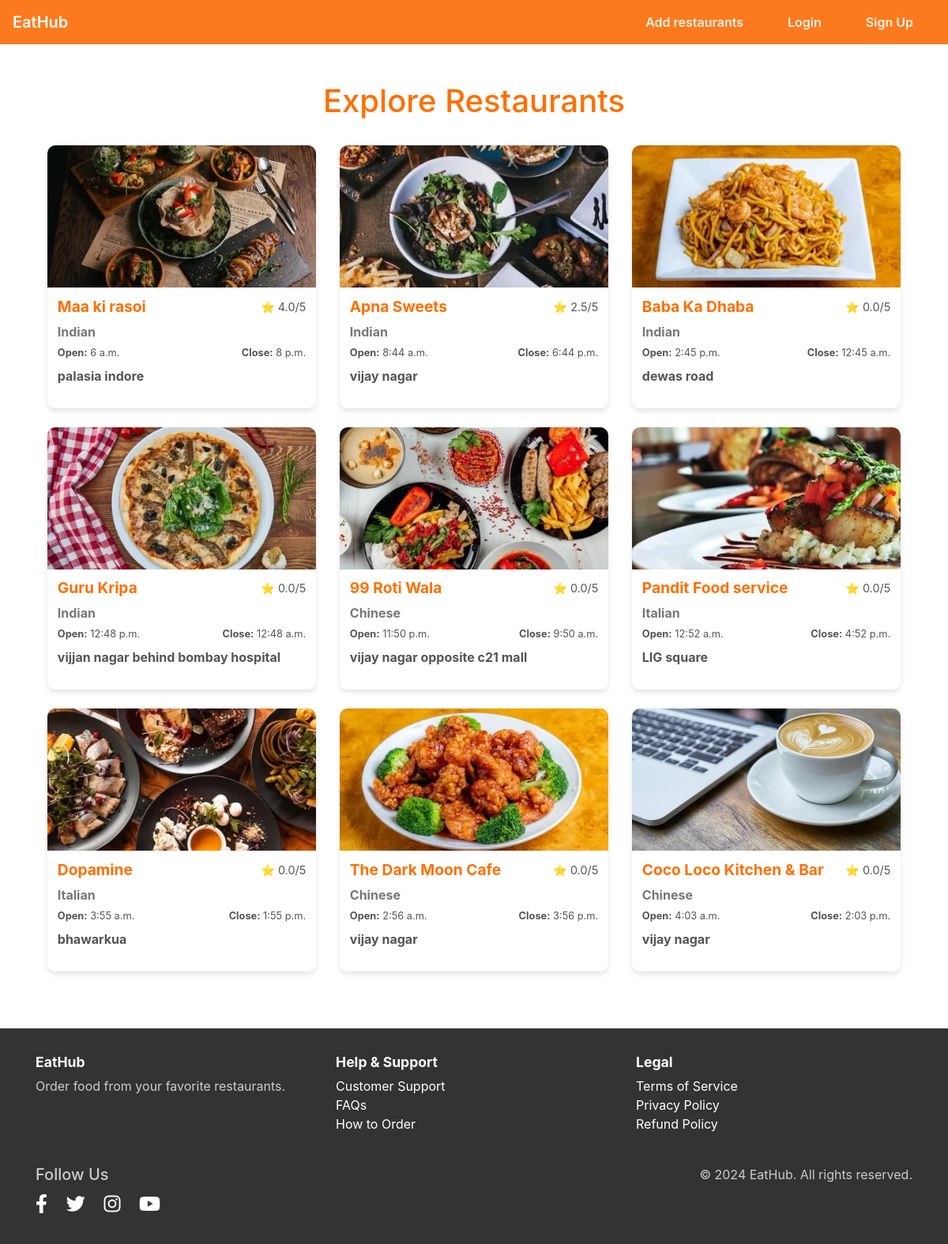
The page / on the database its author committed.
### Restaurants/models.py (models this page shows, shortened)
class Restaurant(models.Model):
    CUISINE_CHOICES = [('Italian', 'Italian'), ('Chinese', 'Chinese'), ('Indian', 'Indian')]
    owner = models.ForeignKey(RestaurantOwner, on_delete=models.CASCADE)
    name = models.CharField(max_length=100)
    email = models.EmailField(max_length=50)
    location = models.TextField(max_length=50)
    cuisine_type = models.CharField(max_length=50, choices=CUISINE_CHOICES)
    open_at = models.TimeField()
    close_at = models.TimeField()
    contact_info = models.CharField(max_length=100)
    restaurant_img = models.ImageField(upload_to='restaurant_images/', blank=True, null=True)
    avg_rating = models.FloatField(default=0.0)

### users/views.py (the view)
# urls.py: path("", views.base_page, name='basepage' ),
def base_page(request):
    if request.user.is_authenticated:
        if hasattr(request.user, 'customer') and request.user.customer.is_customer:
            return redirect('customer_home')
        elif hasattr(request.user, 'restaurantowner') and request.user.restaurantowner.is_restaurent:
            return redirect('restaurant_home')
        if request.user.is_superuser:
            return redirect('admin_home')
    else:
        restaurants = Restaurant.objects.all()
        return render(request, 'guest_home.html', {'restaurants':restaurants})

### templates/guest_home.html (shortened to what this page needs)
{% extends "base_home.html" %}
{% block navbar_item %}
        <div class="collapse navbar-collapse" id="navbarNav">
            <ul class="navbar-nav ml-auto">
                <li class="nav-item"><a class="nav-link" href="{% url 'restaurant_signup' %}">Add restaurants</a></li>
                <li class="nav-item"><a class="nav-link" href="{% url 'login' %}">Login</a></li>
                <li class="nav-item"><a class="nav-link" href="{% url 'customer_signup' %}">Sign Up</a></li>
            </ul>
        </div>
{% endblock navbar_item %}
{% block content %}
<div class="container">
    <h1 style="text-align: center; color: #ff6f00; margin-bottom: 2rem;">Explore Restaurants</h1>
    <div class="row">
        {% for restaurant in restaurants %}
        <div class="col-md-4">
            <a href="{% url 'restaurant_detail' restaurant.id %}" >
                <div class="card mb-4">
                    <div class="card-img-container">
                        {% if restaurant.restaurant_img %}
                            <img src="{{ restaurant.restaurant_img.url }}" alt="{{ restaurant.name }}">
                        {% else %}
                            <img src="" alt="No Image">
                        {% endif %}
                    </div>
                    <div class="card-body">
                        <div class="card-title-row">
                            <h5 class="card-title">{{ restaurant.name }}</h5>
                            <span class="card-rating">⭐ {{ restaurant.avg_rating }}/5</span>
                        </div>
                        <div class="cuisine-type">{{ restaurant.cuisine_type }}</div>
                        <div class="time-info">
                            <span><strong>Open:</strong> {{ restaurant.open_at }}</span>
                            <span><strong>Close:</strong> {{ restaurant.close_at }}</span>
                        </div>
                        <p class="location">{{ restaurant.location }}</p>
                    </div>
                </div>
            </a>
        </div>
        {% endfor %}
    </div>
</div>
{% endblock content %}

### rows shown on the page
Restaurant: restaurant_img (picture), name "Maa ki rasoi", avg_rating "4.0", cuisine_type "Indian", open_at "6 a.m.", close_at "8 p.m.", location "palasia indore"
Restaurant: restaurant_img (picture), name "Apna Sweets", avg_rating "2.5", cuisine_type "Indian", open_at "8:44 a.m.", close_at "6:44 p.m.", location "vijay nagar"
Restaurant: restaurant_img (picture), name "Baba Ka Dhaba", avg_rating "0.0", cuisine_type "Indian", open_at "2:45 p.m.", close_at "12:45 a.m.", location "dewas road"
Restaurant: restaurant_img (picture), name "Guru Kripa", avg_rating "0.0", cuisine_type "Indian", open_at "12:48 p.m.", close_at "12:48 a.m.", location "vijjan nagar behind bombay hospital"
Restaurant: restaurant_img (picture), name "99 Roti Wala", avg_rating "0.0", cuisine_type "Chinese", open_at "11:50 p.m.", close_at "9:50 a.m.", location "vijay nagar opposite c21 mall"
Restaurant: restaurant_img (picture), name "Pandit Food service", avg_rating "0.0", cuisine_type "Italian", open_at "12:52 a.m.", close_at "4:52 p.m.", location "LIG square"
Restaurant: restaurant_img (picture), name "Dopamine", avg_rating "0.0", cuisine_type "Italian", open_at "3:55 a.m.", close_at "1:55 p.m.", location "bhawarkua"
Restaurant: restaurant_img (picture), name "The Dark Moon Cafe", avg_rating "0.0", cuisine_type "Chinese", open_at "2:56 a.m.", close_at "3:56 p.m.", location "vijay nagar"
Restaurant: restaurant_img (picture), name "Coco Loco Kitchen & Bar", avg_rating "0.0", cuisine_type "Chinese", open_at "4:03 a.m.", close_at "2:03 p.m.", location "vijay nagar"
